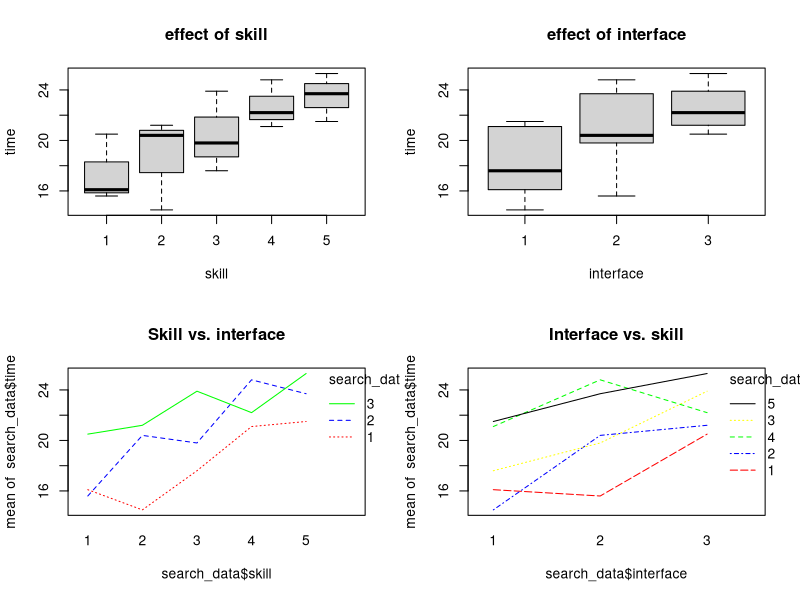
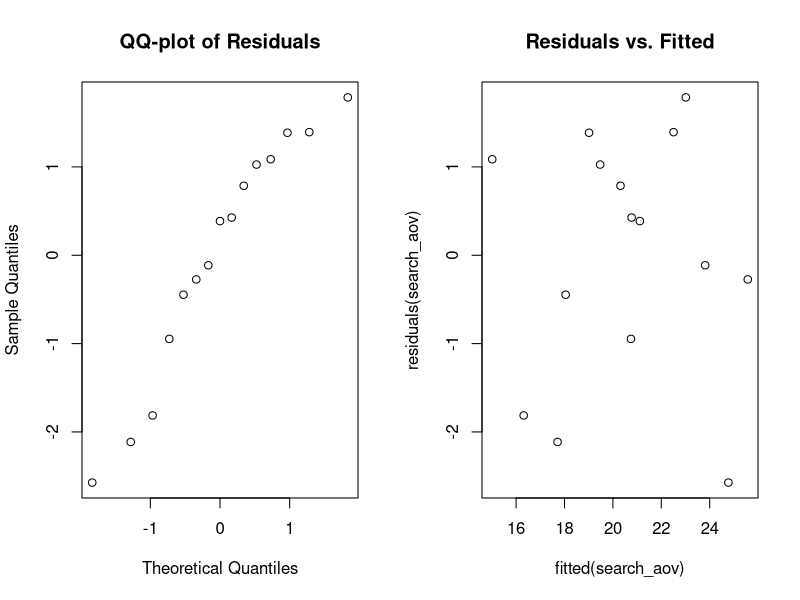
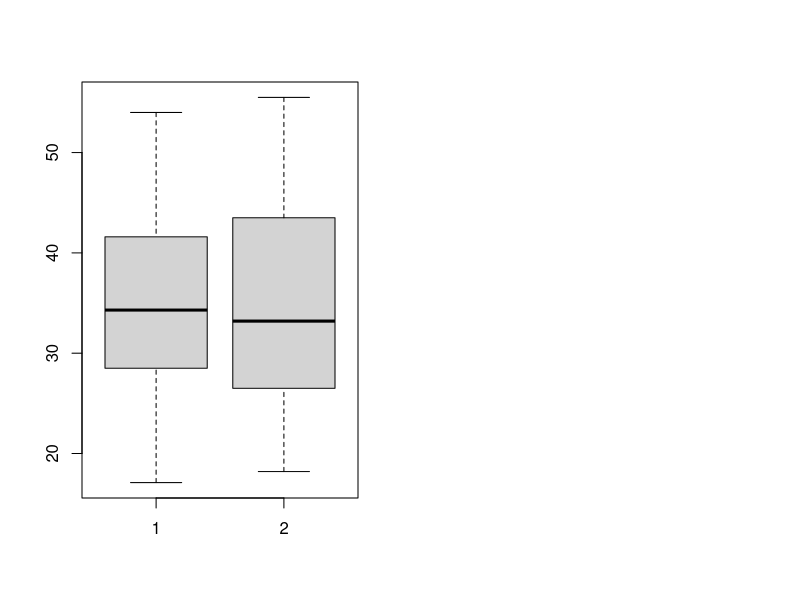
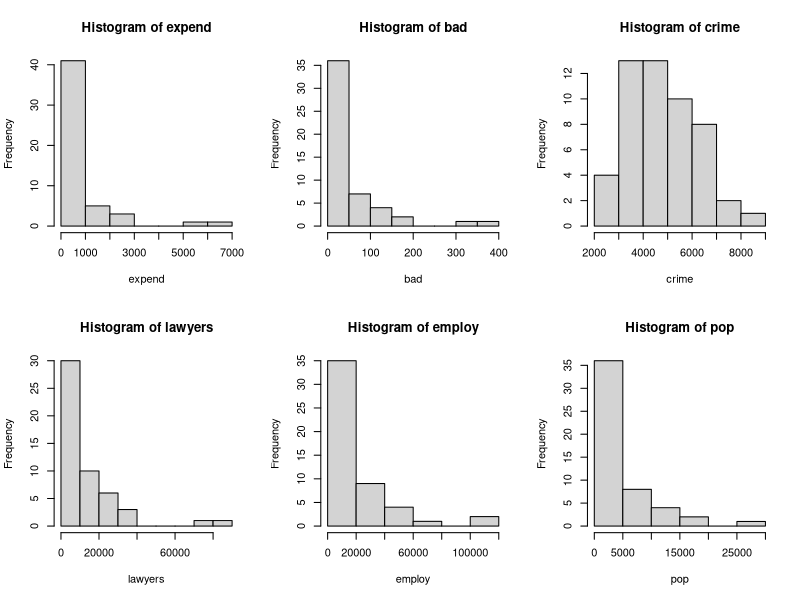
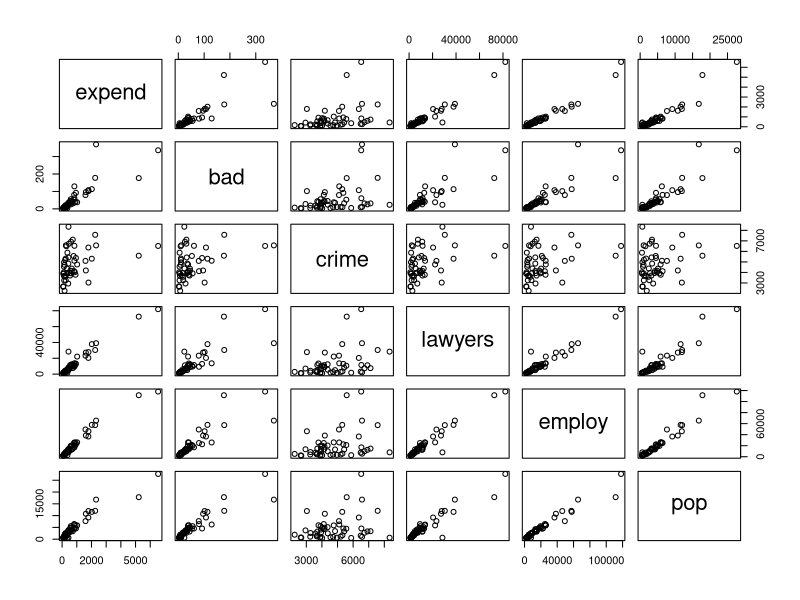
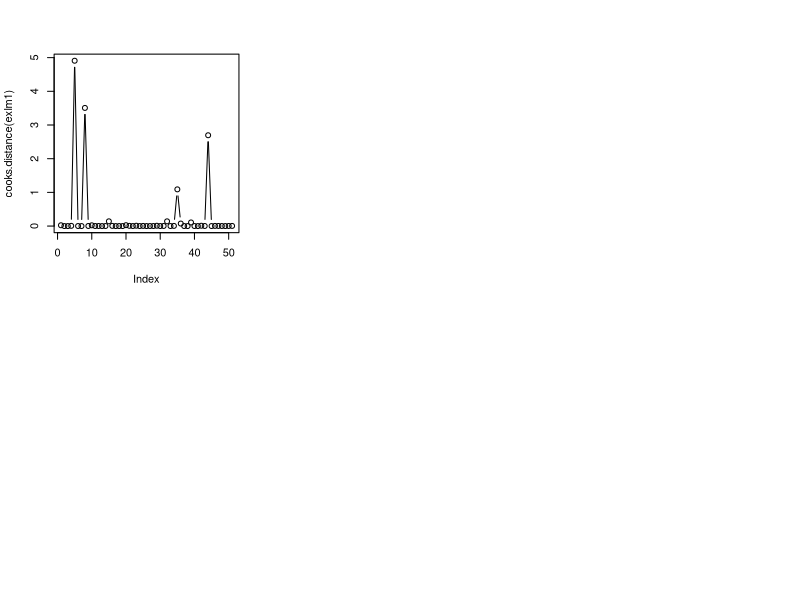
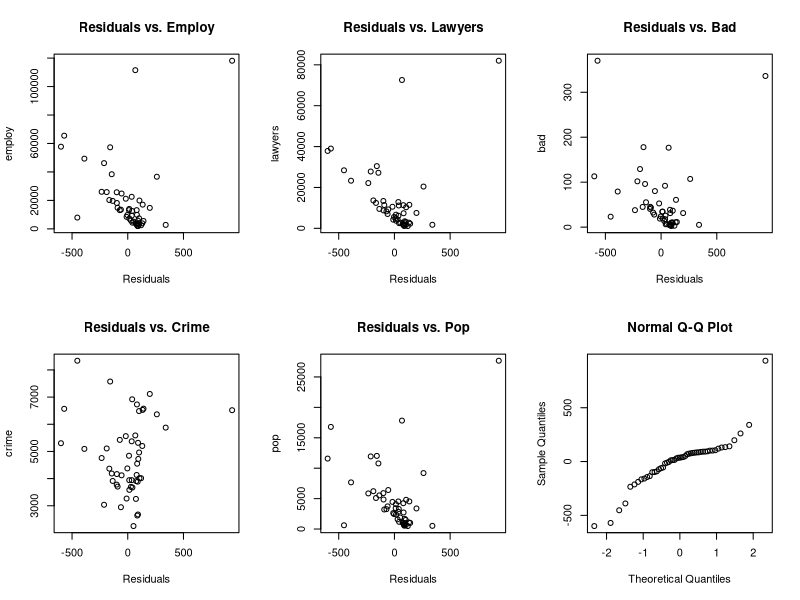
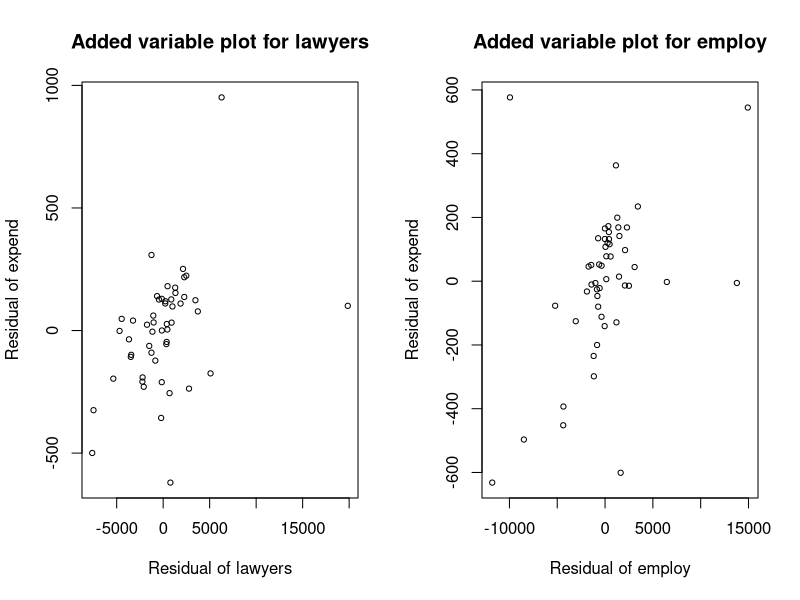

Generate these figures, in order, with R:
## ---- chunk 1
knitr::opts_chunk$set(echo = TRUE)
## ---- chunk 2
I=3;B=5;N=1
for(i in 1:B) print(sample(1:(N*I)))
## ---- chunk 3
search_data = read.delim("search.txt", header=T, sep="")
par(mfrow=c(2,2))
boxplot(time~skill, main="effect of skill", data=search_data)
boxplot(time~interface, main="effect of interface", data=search_data)
interaction.plot(search_data$skill, search_data$interface, search_data$time, col = c('red', 'blue', 'green'), main = "Skill vs. interface", data=search_data)
interaction.plot(search_data$interface, search_data$skill, search_data$time, col = c('red', 'blue', 'yellow', 'green', 'black'), main = "Interface vs. skill", data=search_data)
## ---- chunk 4
factor_skills = factor(search_data$skill)
factor_interface = factor(search_data$interface)
search_aov = lm(time~factor_interface + factor_skills, data=search_data)
anova(search_aov)
## ---- chunk 5
cat("Interface with the highest time =", search_data$interface[search_data$time == max(search_data$time)])
## ---- chunk 6
par(mfrow=c(1,2));qqnorm(residuals(search_aov), main="QQ-plot of Residuals");plot(fitted(search_aov),residuals(search_aov), main="Residuals vs. Fitted")
## ---- chunk 7
shapiro.test(residuals(search_aov))
## ---- chunk 8
friedman.test(search_data$time, search_data$interface, search_data$skill, data=search_data)
## ---- chunk 9
search_one_aov = lm(time~interface, data=search_data)
print(anova(search_one_aov), signif.stars=F)
## ---- chunk 10
cow = read.table('cow.txt', header=T); cow$id= factor(cow$id); cow$per = factor(cow$per)
boxplot(cow$milk[cow$treatment == "A"], cow$milk[cow$treatment == "B"])
## ---- chunk 11
cowlm = lm(milk ~ id + per + treatment, data = cow)
anova(cowlm)
## ---- chunk 12
library(lme4)
cowlmer = lmer(milk ~ per + treatment + (1|id), data = cow, REML = FALSE)
cowlmer1 = lmer(milk ~ per + (1|id), data = cow, REML = FALSE)
anova(cowlmer1, cowlmer)
## ---- chunk 13
attach(cow)
t.test(milk[treatment=="A"], milk[treatment=="B"],paired=TRUE)
## ---- chunk 14
ex = read.table(file="expensescrime.txt", header=T)
attach(ex);par(mfrow=c(2,3))
hist(expend); hist(bad); hist(crime)
hist(lawyers); hist(employ); hist(pop)
## ---- chunk 15
plot(ex[,c(2:7)]);round(cor(ex[2:7]),2)
## ---- chunk 16
library(car)
## ---- chunk 17
exlm1 = lm(expend~bad+crime+lawyers+employ+pop, data=ex);vif(exlm1)
exlm2 = lm(expend~crime+lawyers+employ+pop, data=ex); vif(exlm2)
exlm3 = lm(expend~crime+employ+pop, data=ex); vif(exlm3)
exlm4 = lm(expend~crime+pop, data=ex); vif(exlm4)
## ---- chunk 18
plot(cooks.distance(exlm1),type="b")
round(cooks.distance(exlm1),2)
## ---- chunk 19
summary(lm(expend~bad,data=ex))[[8]]
summary(lm(expend~crime,data=ex))[[8]]
summary(lm(expend~lawyers,data=ex))[[8]]
summary(lm(expend~employ,data=ex))[[8]]
summary(lm(expend~pop,data=ex))[[8]]
## ---- chunk 20
summary(lm(expend~employ+bad,data=ex))[[8]]
summary(lm(expend~employ+crime,data=ex))[[8]]
summary(lm(expend~employ+pop,data=ex))[[8]]
summary(lm(expend~employ+lawyers,data=ex))[[8]]
## ---- chunk 21
summary(lm(expend~employ+lawyers+bad,data=ex))[[8]]
summary(lm(expend~employ+lawyers+crime,data=ex))[[8]]
summary(lm(expend~employ+lawyers+pop,data=ex))[[8]]
## ---- chunk 22
summary(lm(expend~bad+crime+lawyers+employ+pop,data=ex))[[8]]
summary(lm(expend~bad+lawyers+employ+pop,data=ex))[[8]]
summary(lm(expend~bad+lawyers+employ,data=ex))[[8]]
summary(lm(expend~lawyers+employ,data=ex))[[8]]
## ---- chunk 23
exlm=lm(expend~employ+lawyers,data=ex)
par(mfrow=c(2,3))
plot(residuals(exlm),employ,xlab="Residuals",main="Residuals vs. Employ")
plot(residuals(exlm),lawyers,xlab="Residuals",main="Residuals vs. Lawyers")
plot(residuals(exlm),bad,xlab="Residuals",main="Residuals vs. Bad")
plot(residuals(exlm),crime,xlab="Residuals",main="Residuals vs. Crime")
plot(residuals(exlm),pop,xlab="Residuals",main="Residuals vs. Pop")
qqnorm(residuals(exlm))
## ---- chunk 24
x1=residuals(lm(lawyers~crime+employ+pop+bad))
y1=residuals(lm(expend~bad+crime+employ+pop))
x2=residuals(lm(employ~lawyers+crime+pop+bad)) 
y2=residuals(lm(expend~bad+lawyers+crime+pop)) 
par(mfrow=c(1,2))
plot(x1,y1,main="Added variable plot for lawyers", xlab="Residual of lawyers", ylab="Residual of expend", cex=0.7)
plot(x2,y2,main="Added variable plot for employ", xlab="Residual of employ", ylab="Residual of expend", cex=0.7)
## ---- chunk 25
shapiro.test(residuals(exlm))
## ---- chunk 26
plot(residuals(exlm),fitted(exlm))
